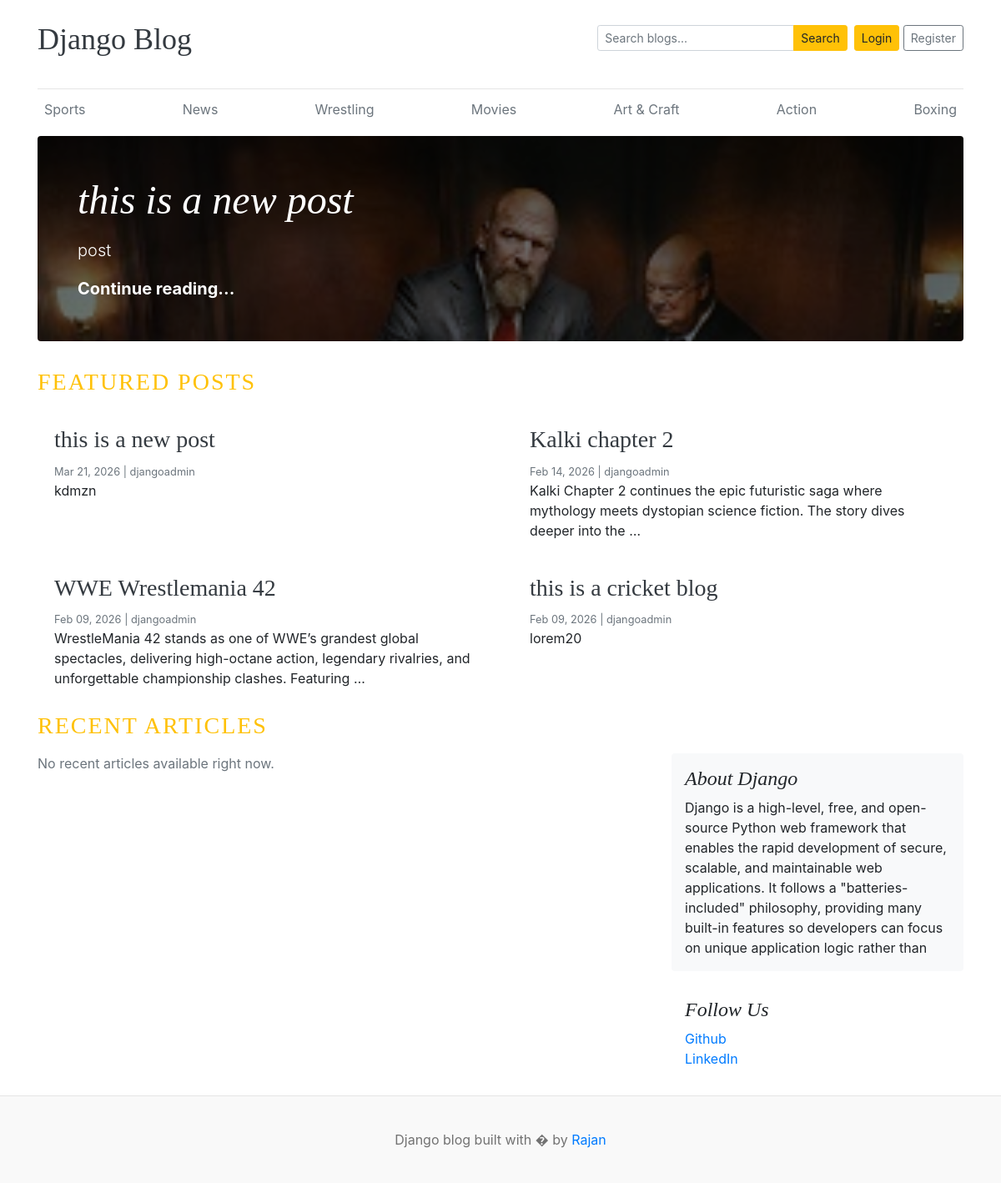
The page / on the database its author committed.
### blogs/models.py (models this page shows, shortened)
class Category(models.Model):
    category_name = models.CharField(max_length=50, unique=True)
    created_at = models.DateTimeField(auto_now_add=True)
    updated_at = models.DateTimeField(auto_now=True)
    class Meta:
        verbose_name_plural = "Category"

class Blog(models.Model):
    title = models.CharField(max_length=100)
    slug = models.SlugField(max_length=150, unique=True)
    category = models.ForeignKey(Category, on_delete=models.CASCADE)
    author = models.ForeignKey(User, on_delete=models.CASCADE)
    featured_image = models.ImageField(upload_to="uploads/%Y/%m/%d/")
    short_description = models.TextField(max_length=500)
    blog_body = models.TextField(max_length=1000)
    status = models.IntegerField(choices=STATUS_CHOICES, default=0)
    is_featured = models.BooleanField(default=False)
    created_at = models.DateTimeField(auto_now_add=True)
    updated_at = models.DateTimeField(auto_now=True)

### assignments/models.py (models this page shows, shortened)
class About(models.Model):
    about_heading = models.CharField(max_length=30)
    about_description = models.TextField(max_length=300)
    created_at = models.DateTimeField(auto_now_add=True)
    updated_at = models.DateTimeField(auto_now=True)
    class Meta:
        verbose_name_plural = "About"

class SocialLink(models.Model):
    platform = models.CharField(max_length=30)
    url = models.URLField(max_length=200)
    created_at = models.DateTimeField(auto_now_add=True)
    updated_at = models.DateTimeField(auto_now=True)
    class Meta:
        verbose_name_plural = "Social Links"

### pb_main/views.py (the view)
# urls.py: 2. Add a URL to urlpatterns:  path('', views.home, name='home')
def home(request):
    categories = Category.objects.all()
    featured_posts = (
        Blog.objects.filter(status=1, is_featured=True)
        .select_related("category", "author")
        .order_by("-created_at")
    )
    featured_ids = list(featured_posts.values_list("id", flat=True))
    featured_post = featured_posts.first()
    hero_image_url = static("images/wrestlemania-vegas.jpg")
    if featured_post and featured_post.featured_image:
        image_field = featured_post.featured_image
        if image_field.storage.exists(image_field.name):
            hero_image_url = image_field.url
    posts = (
        Blog.objects.filter(status=1)
        .select_related("category", "author")
        .order_by("-created_at")
    )
    if featured_ids:
        posts = posts.exclude(pk__in=featured_ids)
    about = About.objects.order_by('-updated_at').first()
    social_links = SocialLink.objects.all()
    context = {
        "category": categories,
        "featured_post": featured_post,
        "featured_posts": featured_posts,
        "hero_image_url": hero_image_url,
        "posts": posts,
        "about": about,
        "SocialLink": social_links,
    }
    return render(request, "home.html", context)

### blogs/context_processors.py (called while the page is built)
def get_categories(request):
    categories = Category.objects.all()
    return {'category': categories}

def get_SocialLink(request):
    social_links = SocialLink.objects.all()
    return {'SocialLink': social_links}

### templates/home.html
{% extends 'base.html' %}
{% block content %}
    <div class="jumbotron p-3 p-md-5 text-white rounded bg-dark" style="background-image: url('{{ hero_image_url }}');background-blend-mode: overlay;background-size:cover;">
    <div class="col-md-8 px-0">
      {% if featured_post %}
      <h1 class="display-4 font-italic">{{ featured_post.title }}</h1>
      <p class="lead my-3">{{ featured_post.short_description }}</p>
      <p class="lead mb-0"><a href="{% url 'blogs' slug=featured_post.slug %}" class="text-white font-weight-bold">Continue reading...</a></p>
      {% else %}
      <h1 class="display-4 font-italic">No featured posts yet</h1>
      <p class="lead my-3">Add a blog post in the admin and mark it as featured to see it here.</p>
      {% endif %}
    </div>
  </div>
  <h3 class="text-uppercase text-warning mb-3" style="letter-spacing: 2px;">Featured Posts</h3>
  <div class="row mb-2">
    {% for post in featured_posts %}
      {% if not forloop.first %}
        <div class="col-md-6">
          <div class="card border-0">
            <div class="card-body">
              <h3><a href="{% url 'blogs' post.slug %}" class="text-dark">{{ post.title }}</a></h3>
              <small class="mb-1 text-muted">{{ post.created_at|date:"M d, Y" }} | {{ post.author }}</small>
              <p class="card-text">{{ post.short_description|truncatewords:20 }}</p>
            </div>
          </div>
        </div>
      {% endif %}
    {% endfor %}
  </div>
<h3 class="text-uppercase text-warning mb-3" style="letter-spacing: 2px;"> Recent Articles</h3>
  <main role="main" class="container p-0">
    <div class="row">
      <div class="col-md-8 blog-main">
        {% if posts %}
        {% for post in posts %}
          <div class="card border-0">
        <div class="card-body">
          <h3><a href="{% url 'blogs' post.slug %}" class="text-dark">{{ post.title }}</a></h3>
          <small class="mb-1 text-muted">{{ post.created_at|date:"M d, Y | timesince" }} | {{ post.author }}</small>
          <p class="card-text">{{ post.short_description|truncatewords:20 }}</p>
        </div>
      </div>
        {% endfor %}
        {% else %}
        <p class="text-muted">No recent articles available right now.</p>
        {% endif %}
      </div>
      <aside class="col-md-4 blog-sidebar">
        {% if about %}
        <div class="p-3 mb-3 bg-light rounded">
          <h4 class="font-italic">{{ about.about_heading }}</h4>
          <p class="mb-0">{{ about.about_description }}</p>
        </div>
        {% endif %}
        {% if SocialLink %}
        <div class="p-3">
          <h4 class="font-italic">Follow Us</h4>
          <ol class="list-unstyled">
            {% for link in SocialLink %}
            <li><a href="{{ link.url }}" target="_blank" rel="noopener noreferrer">{{ link.platform }}</a></li>
            {% endfor %}
          </ol>
        </div>
        {% endif %}
      </aside>
    </div>
  </main>
{% endblock %}

### templates/base.html (shortened to what this page needs)
{% load static %}
<!DOCTYPE html>
<html lang="en">
<head>
    <link href="https://getbootstrap.com/docs/4.0/dist/css/bootstrap.min.css" rel="stylesheet">
    <link href="{% static 'css/blog.css' %}" rel="stylesheet">
    <link rel="stylesheet" href="https://cdnjs.cloudflare.com/ajax/libs/font-awesome/4.7.0/css/font-awesome.min.css">
  </head>
<body>
    <div class="container">
      <header class="blog-header py-3">
        <div class="row flex-nowrap justify-content-between align-items-center mb-3">
          <div class="col-6 pt-1">
            <a class="blog-header-logo text-dark" href="/">Django Blog</a>
          </div>
          <div class="col-6 d-flex justify-content-end align-items-center">
            <form id="search-form" action="{% url 'search' %}" method="get" class="form-inline mr-2">
              <div class="input-group input-group-sm">
                <input class="form-control" name="keyword" type="text" placeholder="Search blogs..." aria-label="Search blogs" />
                <div class="input-group-append">
                  <button class="btn btn-warning" type="submit">Search</button>
                </div>
              </div>
            </form>
            {% if user.is_authenticated %}
            <span class="small text-muted mr-2"><a href="{% url 'dashboard' %}">Dashboard</a></span>
            <a class="btn btn-sm btn-outline-secondary" href="{% url 'logout' %}">Logout</a>
            {% else %}
            <a class="btn btn-sm btn-warning" href="{% url 'login' %}">Login</a> &nbsp;
            <a class="btn btn-sm btn-outline-secondary" href="{% url 'register' %}">Register</a>
            {% endif %}
          </div>
        </div>
      </header>
      <div class="nav-scroller py-1 mb-2">
        <nav class="nav d-flex justify-content-between">
          {% for cat in category %}
          <a class="p-2 text-muted" href="{% url 'category_blogs' cat.id %}">{{ cat.category_name }}</a>
          {% endfor %}
        </nav>
      </div>
{% block content %}
{% endblock %}
    </div>
 <footer class="blog-footer">
  <p>Django blog built with � by <a href="#">Rajan</a></p>
</footer>
</body>
</html>

### pb_main/static/css/blog.css (style rules this page uses)
.blog-header { border-bottom: 1px solid #e5e5e5; }
.blog-header-logo { font-family: "Playfair Display", Georgia, "Times New Roman", serif; font-size: 2.25rem; }
h1, h2, h3, h4, h5, h6 { font-family: "Playfair Display", Georgia, "Times New Roman", serif; }
.display-4 { font-size: 2.5rem; }
@media (min-width: 768px) { .display-4 { font-size: 3rem; } }
.blog-footer { padding: 2.5rem 0; color: #727272; text-align: center; background-color: #f9f9f9; border-top: .05rem solid #e5e5e5; }
.blog-footer p:last-child { margin-bottom: 0; }

### rows shown on the page
Category: category_name "Sports"
Category: category_name "News"
Category: category_name "Wrestling"
Category: category_name "Movies"
Category: category_name "Art & Craft"
Category: category_name "Action"
Category: category_name "Boxing"
Blog: title "this is a new post", short_description "post"
Blog: title "this is a new post", created_at "Mar 21, 2026", author "djangoadmin", short_description "kdmzn"
Blog: title "Kalki chapter 2", created_at "Feb 14, 2026", author "djangoadmin", short_description "Kalki Chapter 2 continues the epic futuristic saga where mythology meets dystopian science fiction. The story dives deeper into the …"
Blog: title "WWE Wrestlemania 42", created_at "Feb 09, 2026", author "djangoadmin", short_description "WrestleMania 42 stands as one of WWE’s grandest global spectacles, delivering high-octane action, legendary rivalries, and unforgettable championship clashes. Featuring …"
Blog: title "this is a cricket blog", created_at "Feb 09, 2026", author "djangoadmin", short_description "lorem20"
About: about_heading "About Django", about_description "Django is a high-level, free, and open-source Python web framework that enables the rapid development of secure, scalable, and maintainable web applications. It follows a \"batteries-included\" philosophy, providing many built-in features so developers can focus on unique application logic rather than"
SocialLink: platform "Github"
SocialLink: platform "LinkedIn"
